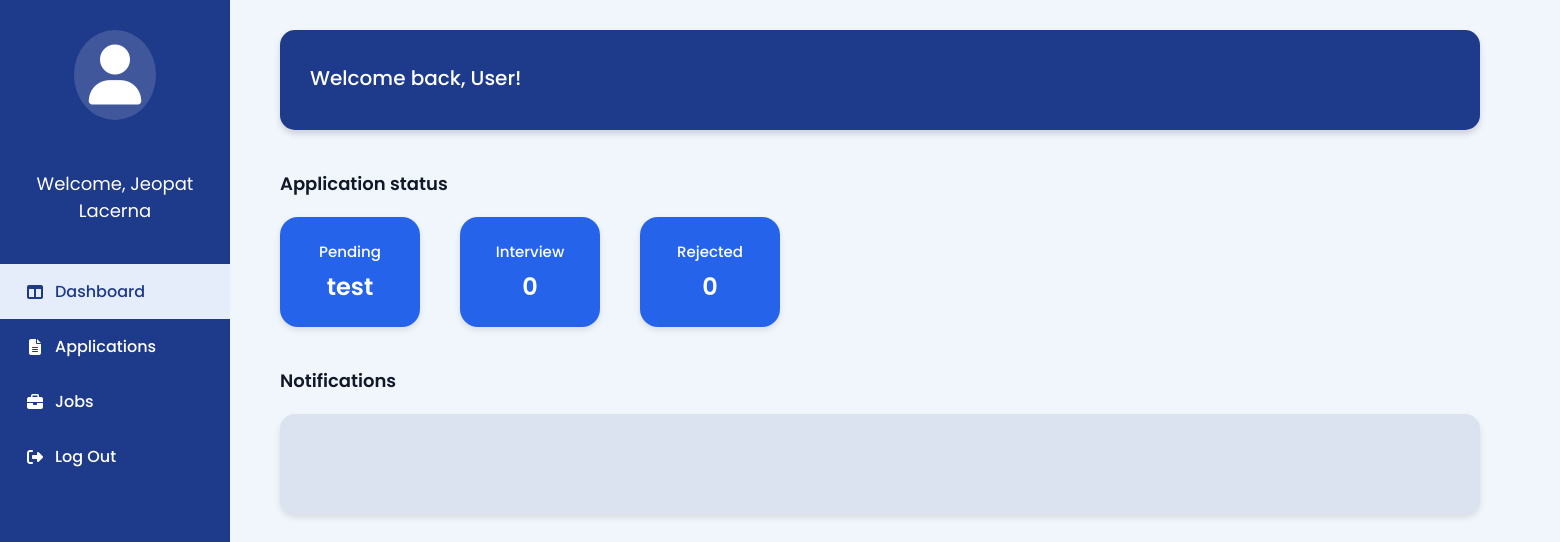
Before: /Applicant_Dashboard.php with the older database file.
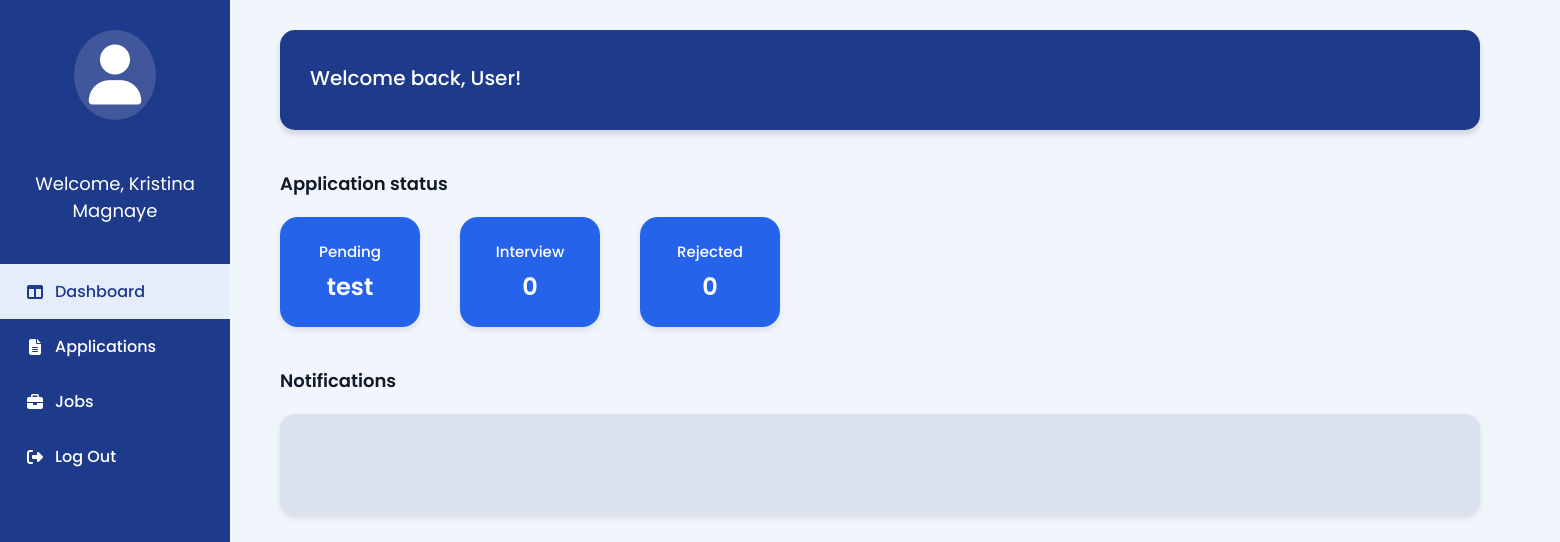
After: the same page with the newer database file.
### tables this page shows
CREATE TABLE `user` (
  `user_id` varchar(100) NOT NULL,
  `applicant_employee_id` varchar(100) DEFAULT NULL,
  `email` varchar(100) NOT NULL,
  `password` varchar(255) NOT NULL,
  `role` varchar(50) NOT NULL,
  `fullname` varchar(150) NOT NULL,
  `status` varchar(20) NOT NULL,
  `created_at` datetime NOT NULL,
  `profile_pic` varchar(255) DEFAULT NULL,
  `reset_token` varchar(255) NOT NULL,
  `token_expiry` varchar(255) NOT NULL,
  `sub_role` varchar(50) DEFAULT NULL
);

### Applicant_Dashboard.php (the view, shortened to what this page needs)
<?php
require 'admin/db.connect.php';
$applicantnameQuery = $conn->query("SELECT fullname FROM user WHERE role = 'Applicant'");
if ($applicantnameQuery && $row = $applicantnameQuery->fetch_assoc()) {
    $applicantname = $row['fullname'];
}
?>
<!DOCTYPE html>
<html lang="en">
<head>
    <link rel="stylesheet" href="https://cdnjs.cloudflare.com/ajax/libs/font-awesome/6.5.0/css/all.min.css">
    <link rel="stylesheet" href="applicant.css">
</head>
<body>
    <div class="sidebar">
        <a href="Applicant_Profile.php" class="profile">
            <i class="fa-solid fa-user"></i>
        </a>
        <div class="sidebar-name">
            <p><?php echo "Welcome, $applicantname"; ?></p>
        </div>
        <ul class="nav">
            <li class="active"><a href="Applicant_Dashboard.php"><i class="fa-solid fa-table-columns"></i>Dashboard</a>
            </li>
            <li><a href="Applicant_Application.php"><i class="fa-solid fa-file-lines"></i>Applications</a></li>
            <li><a href="Applicant_Jobs.php"><i class="fa-solid fa-briefcase"></i>Jobs</a></li>
            <li><a href="Login.php"><i class="fa-solid fa-right-from-bracket"></i>Log Out</a></li>
        </ul>
    </div>
    <div class="main-content">
        <div class="welcome-box">
            Welcome back, User!
        </div>
        <div class="status-section">
            <h3>Application status</h3>
            <div class="status-cards">
                <div class="status-card">
                    <p>Pending</p>
                    <h2>test</h2>
                </div>
                <div class="status-card">
                    <p>Interview</p>
                    <h2>0</h2>
                </div>
                <div class="status-card">
                    <p>Rejected</p>
                    <h2>0</h2>
                </div>
            </div>
        </div>
        <div class="notifications-section">
            <h3>Notifications</h3>
            <div class="notification-box"></div>
        </div>
    </div>
</body>
</html>

Changed rows visible on the page:
no longer on this page (row unchanged): user: fullname "Jeopat Lacerna"
added user: fullname "Kristina Magnaye"
